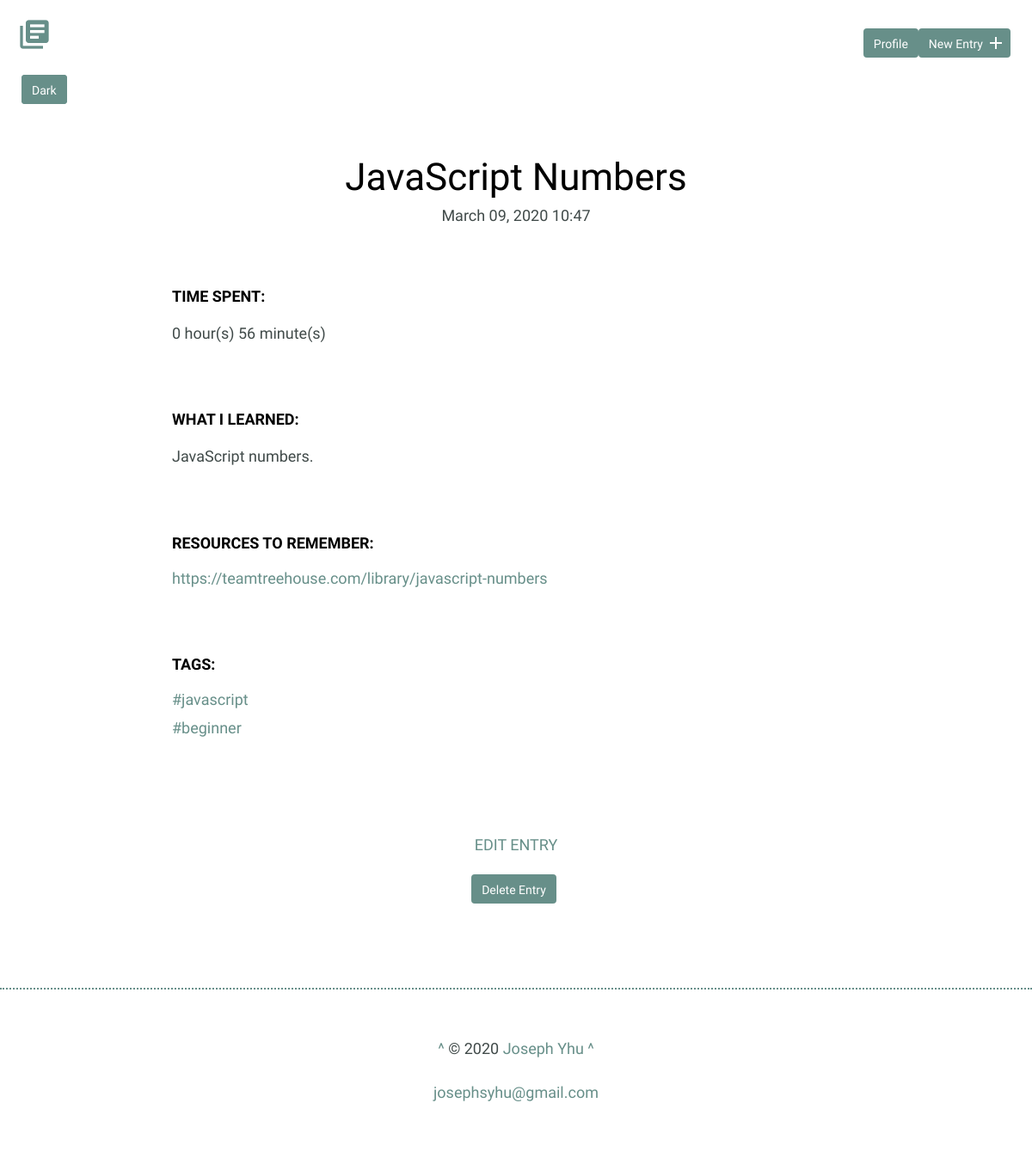
Screenshot of /detail_l.php?id=2 with the database file from the repository.
### tables this page shows
CREATE TABLE "entries" (
	"id"	INTEGER NOT NULL PRIMARY KEY AUTOINCREMENT,
	"title"	TEXT NOT NULL,
	"date"	TEXT NOT NULL,
	"time"	TEXT NOT NULL,
	"time_spent_h"	INTEGER NOT NULL,
	"time_spent_m"	INTEGER NOT NULL,
	"learned"	BLOB NOT NULL,
	"resources"	BLOB
);

### inc/functions.php (called while the page is built, shortened)
<?php
function get_tags($entry_id) {
    include 'connection.php';
    $sql = 'SELECT tag FROM tags ';
    $sql .= 'JOIN entry_tag ON tags.id = entry_tag.tag_id ';
    $sql .= 'JOIN entries ON entry_tag.entry_id = entries.id ';
    $sql .= 'WHERE entries.id = :entry_id';
    try {
        $results = $db->prepare($sql);
        $results->bindValue('entry_id', $entry_id, PDO::PARAM_INT);
        $results->execute();
    } catch (Exception $e) {
        echo "Error: " . $e->getMessage() . "<br>";
        return array();
    }
    return $results->fetchAll(PDO::FETCH_COLUMN, 0);
}
function get_entry($entry_id) {
    include 'connection.php';
    $sql = "SELECT * FROM entries WHERE id = :id";
    try {
        $results = $db->prepare($sql);
        $results->bindValue('id', $entry_id, PDO::PARAM_INT);
        $results->execute();
    } catch (Exception $e) {
        echo "Error: " . $e->getMessage() . "<br>";
        return false;
    }
    return $results->fetch();
}

### detail_l.php (the view, shortened to what this page needs)
<?php
require 'inc/functions.php';
$id = filter_input(INPUT_GET, 'id', FILTER_SANITIZE_NUMBER_INT);
$item = get_entry($id);
include 'inc/header_l.php';
?>
    <section>
      <div class="container">
        <a href="detail.php?id=<?php echo $id; ?>" class="button">Dark</a>
        <div class="entry-list single">
          <article>
            <h1><?php echo $item['title']; ?></h1>
            <time datetime="<?php $item['date'] . " " . $item['time']; ?>"><?php echo date('F d, Y H:i', strtotime($item['date'] . " " . $item['time'])); ?></time>
            <div class='entry'>
              <h3>Time Spent: </h3>
              <p><?php echo $item['time_spent_h'] . " hour(s) " . $item['time_spent_m'] . " minute(s)"; ?></p>
            </div>
            <div class='entry'>
              <h3>What I Learned:</h3>
              <?php foreach (explode("\n", $item['learned']) as $learned) {
                  echo "<p>" . $learned . "</p>";
              }
              ?>
            </div>
            <div class='entry'>
              <h3>Resources to Remember:</h3>
              <?php
              if (isset($item['resources'])) {
                  echo "<ul>";
                  foreach (explode(',', $item['resources']) as $resource) {
                      if (stripos(trim($resource), 'http://') === 0 or stripos(trim($resource), 'https://') === 0) {
                          echo "<li><a href='" . strtolower(trim($resource)) . "' target='_blank'>" . strtolower(trim($resource)) . "</a></li>";
                      } else {
                          echo "<li>" . trim($resource) . "</li>";
                      }
                  }
                  echo "</ul>";
              }
              ?>
            </div>
            <div class='entry'>
              <h3>Tags:</h3>
              <?php
              $tags = get_tags($id);
              echo "<ul>";
              foreach ($tags as $tag) {
                  echo "<li><a href='tags_l.php?tag=" . $tag . "'>#" . $tag . "</a></li>";
              }
              echo "</ul>";
              ?>
            </div>
          </article>
        </div>
      </div>
      <div class="edit">
        <p><a href="edit_l.php?id=<?php echo $id; ?>">Edit Entry</a></p>
        <p><input type="submit" class="button" value="Delete Entry" onclick="confirmDelete()"></p>
      </div>
    </section>
<?php include 'inc/footer.php'; ?>

### css/site_l.css (style rules this page uses)
body { font-size: 16px; color: #404a49; font-family: 'Cousine', serif; font-weight: 400; }
.container { margin: 0 auto; padding: 0 25px; }
a { text-decoration: none; }
.button { padding: 8px 10px 6px 10px; background: #678f89; border: 2px solid #678f89; border-radius: 4px; text-decoration: none; color: #fff; position: relative; text-align: center; font-size: 14px; }
h1, h2, h3 { margin: 0; font-weight: 400; line-height: 1em; color: #000; }
h1 { font-size: 44px; margin-bottom: 12px; text-align: center; }
h3 { font-size: 18px; font-family: 'Work Sans', serif; font-weight: 600; text-transform: uppercase; }
p { line-height: 1.8em; font-size: 18px; }
p a { padding: 0; color: #678f89; }
ul { padding: 0; }
ul li { line-height: 1.8em; font-size: 18px; list-style-type: none; }
ul li a { line-height: 1.8em; color: #678f89; }
.entry-list, .edit-entry, .new-entry { max-width: 800px; margin: 0 auto; padding: 70px 0 150px 0; }
.entry-list article { margin-bottom: 70px; text-align: center; }
.entry-list article:last-child { margin-bottom: 0; }
.entry-list.single { padding-bottom: 70px; }
.entry-list.single time { font-size: 18px; }
.entry { max-width: 800px; margin: 75px auto 0 auto; text-align: left; }
.entry p { margin-bottom: 40px; }
.edit { padding-bottom: 80px; text-align: center; margin: 0 auto; }
.edit a { font-weight: 400; text-transform: uppercase; font-size: 18px; }
input[type=submit] { margin-right: 5px; }

### rows the page displays
entries: title "JavaScript Numbers", date+time "March 09, 2020 10:47", time_spent_h "0", time_spent_m "56", learned "JavaScript numbers.", resources "https://teamtreehouse.com/library/javascript-numbers"

### other values shown
$tag "javascript"
$tag "beginner"
